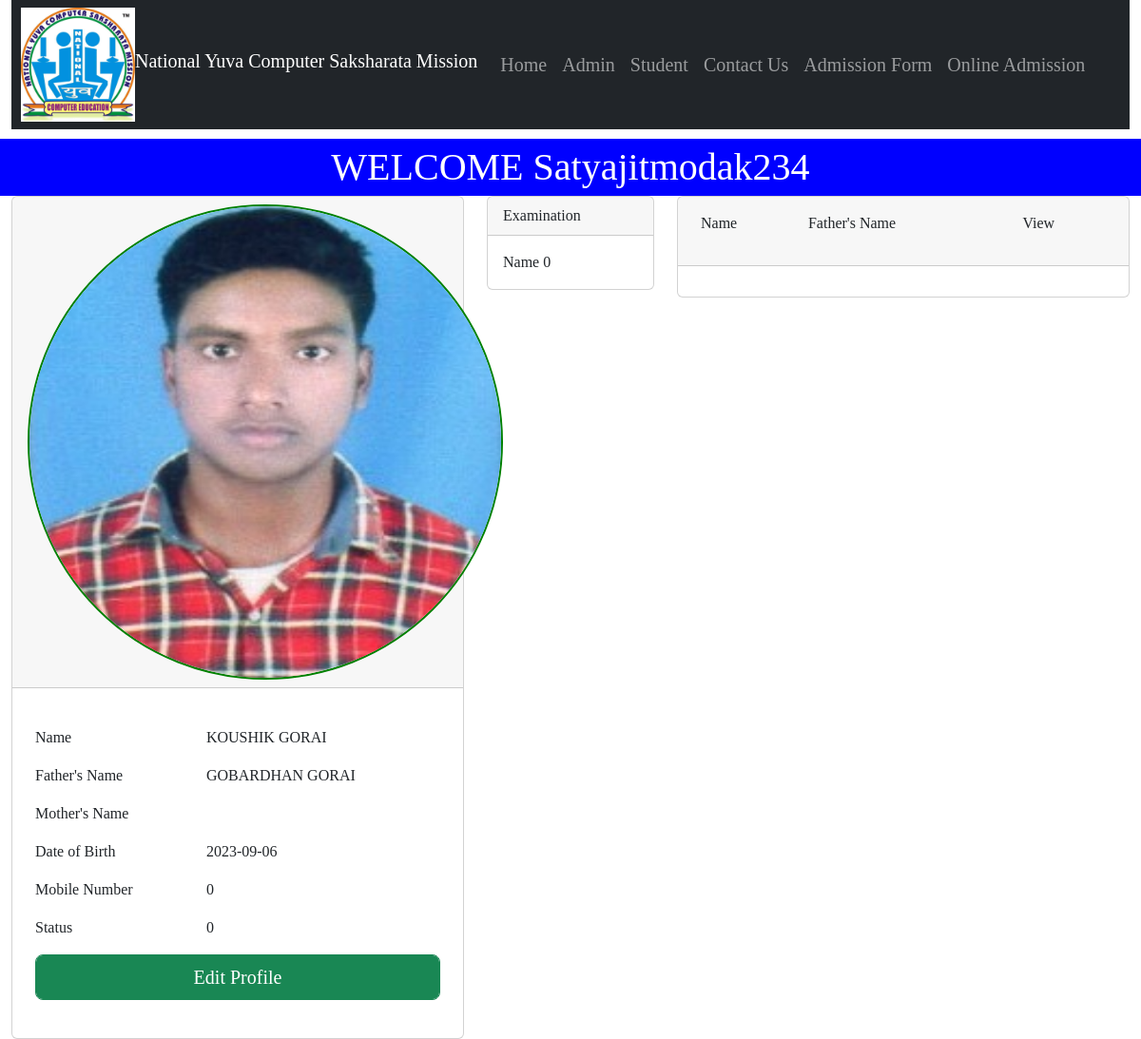
The page /user_exam.php (signed in) on the database its author committed.
### tables this page shows
CREATE TABLE `user` (
  `id` bigint(20) NOT NULL,
  `username` varchar(40) NOT NULL,
  `password` varchar(40) NOT NULL,
  `f_name` varchar(25) NOT NULL,
  `m_name` varchar(25) NOT NULL,
  `dob` date NOT NULL DEFAULT current_timestamp(),
  `mob` int(11) NOT NULL,
  `file` varchar(300) NOT NULL,
  `status` int(11) NOT NULL,
  `serial` bigint(20) NOT NULL,
  `date` date NOT NULL DEFAULT current_timestamp(),
  `course` varchar(20) NOT NULL,
  `admission_fees` int(11) NOT NULL,
  `Registration_fees` int(11) NOT NULL,
  `Tuituion_fees` int(11) NOT NULL,
  `Late_fees` int(11) NOT NULL,
  `Exam_fees` int(11) NOT NULL,
  `Maintain_fees` int(11) NOT NULL,
  `other_fees` int(11) NOT NULL,
  `total` int(11) NOT NULL
);

### user_exam.php (the view, shortened to what this page needs)
<?php
include_once('connfig.php');
include_once('header.php');
$quea = "SELECT * FROM user ";
$run = mysqli_query($conn,$quea);
$rows = mysqli_fetch_assoc($run);
?>
<!DOCTYPE html>
<html>
<head>
	<link href="https://cdn.jsdelivr.net/npm/bootstrap@5.2.0-beta1/dist/css/bootstrap.min.css" rel="stylesheet">
</head>
<body>
	<div class="head">
				WELCOME <?php if (isset($_SESSION['username'])){
					echo $_SESSION['username'];
				} ?>
			</div>
<div class="container-fluid">
	<div class="row">
		<div class="col-sm-5">
			<form action="" method="post">
				<div class="card">
					<div class="card-header center">
						<img src="<?php echo 'upload/'.$rows['file'] ?>" height="500px;" width="500px;" style="border-radius: 50%; border:2px solid green;">
					</div>
					<div class="card-body">
						<table class="table table-borderless">
				<tr><td colspan="2"></td></tr>
				<tr><td>Name</td><td><?php echo $rows['username']; ?></td></tr>
				<tr><td>Father's Name</td><td><?php echo $rows['f_name']; ?></td></tr>
				<tr><td>Mother's Name</td><td><?php echo $rows['m_name']; ?></td></tr>
				<tr><td>Date of Birth</td><td><?php echo $rows['dob']; ?></td></tr>
				<tr><td>Mobile Number</td><td><?php echo $rows['mob']; ?></td></tr>
				<tr><td>Status</td><td><?php echo $rows['status']; ?></td></tr>
				<tr><td colspan="2"><a class="btn btn-success btn-lg btn-block form-control" href="edit_user.php?user=$user">Edit Profile</a></td></tr>
			</table>
					</div>
				</div>
		</div>
		<div class="col-sm-2">
			<div class="card">
				<div class="card-header">
					Examination
				</div>
				<div class="card-body">
					Name  <?php echo $rows['status']; ?>
				</div>
			</div>
		</div>
		<div class="col-sm-5">
			<div class="card">
				<div class="card-header">
					<table class="table table-borderless">
				<tr>
				<td>Name</td><td>Father's Name</td><td>View</td>
			</tr>
			</table>
				</div>
				<div class="card-body"></div>
			</div>
		</div>
	</div>
</div>
</body>
</html>

### header.php (style rules this page uses)
* { font-family: Apple Chancery; }

### user_exam.php (style rules this page uses)
.head { margin-top: 10px; background-color: blue; color:white; font-size: 40px; text-align: center; }

### rows shown on the page
user: file (picture), username "KOUSHIK GORAI", f_name "GOBARDHAN GORAI", dob "2023-09-06", mob "0", status "0"

### other values the page prints
$_SESSION['username'] "Satyajitmodak234"
